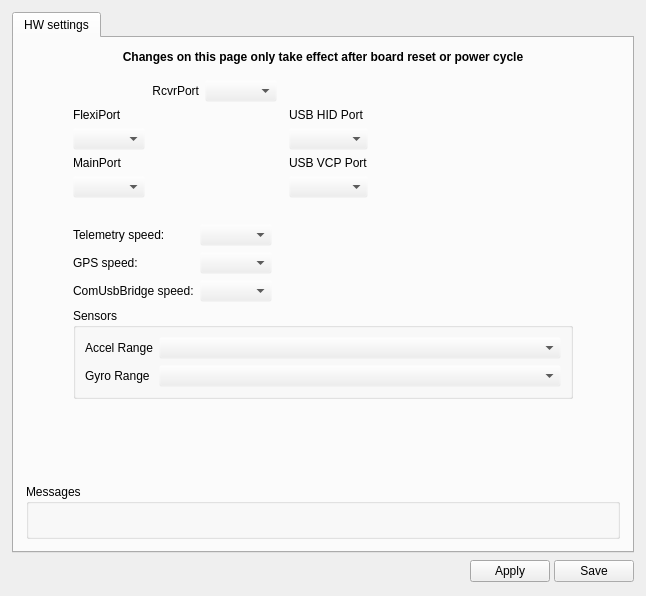
<?xml version="1.0" encoding="UTF-8"?>
<ui version="4.0">
 <class>CC_HW_Widget</class>
 <widget class="QWidget" name="CC_HW_Widget">
  <property name="geometry">
   <rect>
    <x>0</x>
    <y>0</y>
    <width>646</width>
    <height>596</height>
   </rect>
  </property>
  <property name="windowTitle">
   <string>Form</string>
  </property>
  <layout class="QVBoxLayout" name="verticalLayout">
   <property name="margin">
    <number>12</number>
   </property>
   <item>
    <widget class="QTabWidget" name="tabWidget">
     <property name="currentIndex">
      <number>0</number>
     </property>
     <widget class="QWidget" name="tab">
      <attribute name="title">
       <string>HW settings</string>
      </attribute>
      <layout class="QVBoxLayout" name="verticalLayout_3">
       <property name="margin">
        <number>0</number>
       </property>
       <item>
        <widget class="QScrollArea" name="scrollArea">
         <property name="palette">
          <palette>
           <active>
            <colorrole role="Base">
             <brush brushstyle="SolidPattern">
              <color alpha="255">
               <red>255</red>
               <green>255</green>
               <blue>255</blue>
              </color>
             </brush>
            </colorrole>
            <colorrole role="Window">
             <brush brushstyle="SolidPattern">
              <color alpha="0">
               <red>232</red>
               <green>232</green>
               <blue>232</blue>
              </color>
             </brush>
            </colorrole>
           </active>
           <inactive>
            <colorrole role="Base">
             <brush brushstyle="SolidPattern">
              <color alpha="255">
               <red>255</red>
               <green>255</green>
               <blue>255</blue>
              </color>
             </brush>
            </colorrole>
            <colorrole role="Window">
             <brush brushstyle="SolidPattern">
              <color alpha="0">
               <red>232</red>
               <green>232</green>
               <blue>232</blue>
              </color>
             </brush>
            </colorrole>
           </inactive>
           <disabled>
            <colorrole role="Base">
             <brush brushstyle="SolidPattern">
              <color alpha="0">
               <red>232</red>
               <green>232</green>
               <blue>232</blue>
              </color>
             </brush>
            </colorrole>
            <colorrole role="Window">
             <brush brushstyle="SolidPattern">
              <color alpha="0">
               <red>232</red>
               <green>232</green>
               <blue>232</blue>
              </color>
             </brush>
            </colorrole>
           </disabled>
          </palette>
         </property>
         <property name="frameShape">
          <enum>QFrame::NoFrame</enum>
         </property>
         <property name="frameShadow">
          <enum>QFrame::Plain</enum>
         </property>
         <property name="widgetResizable">
          <bool>true</bool>
         </property>
         <widget class="QWidget" name="tab_HardwareSettings">
          <property name="geometry">
           <rect>
            <x>0</x>
            <y>0</y>
            <width>601</width>
            <height>528</height>
           </rect>
          </property>
          <layout class="QGridLayout" name="gridLayout_3">
           <property name="margin">
            <number>12</number>
           </property>
           <item row="3" column="1">
            <layout class="QHBoxLayout" name="horizontalLayout">
             <item>
              <layout class="QGridLayout" name="gridLayout_2">
               <item row="0" column="0">
                <widget class="QLabel" name="telemetrySpeedLabel">
                 <property name="text">
                  <string>Telemetry speed:</string>
                 </property>
                </widget>
               </item>
               <item row="1" column="0">
                <widget class="QLabel" name="GpsSpeedLabel">
                 <property name="minimumSize">
                  <size>
                   <width>55</width>
                   <height>0</height>
                  </size>
                 </property>
                 <property name="text">
                  <string>GPS speed:</string>
                 </property>
                </widget>
               </item>
               <item row="2" column="0">
                <widget class="QLabel" name="ComUsbBridgeSpeedLabel">
                 <property name="minimumSize">
                  <size>
                   <width>55</width>
                   <height>0</height>
                  </size>
                 </property>
                 <property name="text">
                  <string>ComUsbBridge speed:</string>
                 </property>
                </widget>
               </item>
               <item row="0" column="1">
                <widget class="QComboBox" name="telemetrySpeed">
                 <property name="toolTip">
                  <string>Select the speed here.</string>
                 </property>
                </widget>
               </item>
               <item row="1" column="1">
                <widget class="QComboBox" name="gpsSpeed">
                 <property name="toolTip">
                  <string>Select the speed here.</string>
                 </property>
                </widget>
               </item>
               <item row="2" column="1">
                <widget class="QComboBox" name="comUsbBridgeSpeed">
                 <property name="toolTip">
                  <string>Select the speed here.</string>
                 </property>
                </widget>
               </item>
              </layout>
             </item>
             <item>
              <spacer name="horizontalSpacer_3">
               <property name="orientation">
                <enum>Qt::Horizontal</enum>
               </property>
               <property name="sizeHint" stdset="0">
                <size>
                 <width>40</width>
                 <height>20</height>
                </size>
               </property>
              </spacer>
             </item>
            </layout>
           </item>
           <item row="6" column="0" colspan="3">
            <widget class="QGroupBox" name="groupBox_2">
             <property name="sizePolicy">
              <sizepolicy hsizetype="Preferred" vsizetype="Minimum">
               <horstretch>0</horstretch>
               <verstretch>0</verstretch>
              </sizepolicy>
             </property>
             <property name="minimumSize">
              <size>
               <width>0</width>
               <height>50</height>
              </size>
             </property>
             <property name="title">
              <string>Messages</string>
             </property>
             <layout class="QHBoxLayout" name="horizontalLayout_3">
              <item>
               <widget class="QLabel" name="problems">
                <property name="font">
                 <font>
                  <weight>75</weight>
                  <bold>true</bold>
                 </font>
                </property>
                <property name="text">
                 <string/>
                </property>
                <property name="textFormat">
                 <enum>Qt::AutoText</enum>
                </property>
                <property name="wordWrap">
                 <bool>true</bool>
                </property>
               </widget>
              </item>
             </layout>
            </widget>
           </item>
           <item row="0" column="1">
            <widget class="QLabel" name="label_6">
             <property name="sizePolicy">
              <sizepolicy hsizetype="Preferred" vsizetype="Preferred">
               <horstretch>0</horstretch>
               <verstretch>0</verstretch>
              </sizepolicy>
             </property>
             <property name="minimumSize">
              <size>
               <width>500</width>
               <height>0</height>
              </size>
             </property>
             <property name="maximumSize">
              <size>
               <width>500</width>
               <height>16777215</height>
              </size>
             </property>
             <property name="font">
              <font>
               <weight>75</weight>
               <bold>true</bold>
              </font>
             </property>
             <property name="text">
              <string>Changes on this page only take effect after board reset or power cycle</string>
             </property>
             <property name="alignment">
              <set>Qt::AlignCenter</set>
             </property>
             <property name="wordWrap">
              <bool>true</bool>
             </property>
            </widget>
           </item>
           <item row="5" column="1">
            <spacer name="verticalSpacer">
             <property name="orientation">
              <enum>Qt::Vertical</enum>
             </property>
             <property name="sizeHint" stdset="0">
              <size>
               <width>20</width>
               <height>25</height>
              </size>
             </property>
            </spacer>
           </item>
           <item row="2" column="1">
            <layout class="QGridLayout" name="gridLayout" rowstretch="0,0,0,0,0,0">
             <item row="5" column="0">
              <widget class="QLabel" name="label_4">
               <property name="text">
                <string/>
               </property>
              </widget>
             </item>
             <item row="2" column="0">
              <widget class="QComboBox" name="cbFlexi"/>
             </item>
             <item row="1" column="4">
              <widget class="QLabel" name="label_8">
               <property name="text">
                <string>USB HID Port</string>
               </property>
               <property name="alignment">
                <set>Qt::AlignBottom|Qt::AlignLeading|Qt::AlignLeft</set>
               </property>
              </widget>
             </item>
             <item row="4" column="0">
              <widget class="QComboBox" name="cbTele"/>
             </item>
             <item row="1" column="1" rowspan="5" colspan="3">
              <widget class="QLabel" name="label_2">
               <property name="text">
                <string/>
               </property>
              </widget>
             </item>
             <item row="0" column="2">
              <widget class="QComboBox" name="cbRcvr"/>
             </item>
             <item row="3" column="0">
              <widget class="QLabel" name="label_3">
               <property name="text">
                <string>MainPort</string>
               </property>
               <property name="alignment">
                <set>Qt::AlignBottom|Qt::AlignLeading|Qt::AlignLeft</set>
               </property>
              </widget>
             </item>
             <item row="2" column="4">
              <widget class="QComboBox" name="cbUsbHid"/>
             </item>
             <item row="4" column="4">
              <widget class="QComboBox" name="cbUsbVcp"/>
             </item>
             <item row="1" column="0">
              <widget class="QLabel" name="label_5">
               <property name="text">
                <string>FlexiPort</string>
               </property>
               <property name="alignment">
                <set>Qt::AlignBottom|Qt::AlignLeading|Qt::AlignLeft</set>
               </property>
              </widget>
             </item>
             <item row="3" column="4">
              <widget class="QLabel" name="label_9">
               <property name="text">
                <string>USB VCP Port</string>
               </property>
               <property name="alignment">
                <set>Qt::AlignBottom|Qt::AlignLeading|Qt::AlignLeft</set>
               </property>
              </widget>
             </item>
             <item row="0" column="1">
              <widget class="QLabel" name="label_7">
               <property name="text">
                <string>RcvrPort</string>
               </property>
               <property name="alignment">
                <set>Qt::AlignRight|Qt::AlignTrailing|Qt::AlignVCenter</set>
               </property>
              </widget>
             </item>
             <item row="2" column="5">
              <spacer name="horizontalSpacer_2">
               <property name="orientation">
                <enum>Qt::Horizontal</enum>
               </property>
               <property name="sizeHint" stdset="0">
                <size>
                 <width>40</width>
                 <height>20</height>
                </size>
               </property>
              </spacer>
             </item>
            </layout>
           </item>
           <item row="2" column="0">
            <spacer name="horizontalSpacer_4">
             <property name="orientation">
              <enum>Qt::Horizontal</enum>
             </property>
             <property name="sizeHint" stdset="0">
              <size>
               <width>40</width>
               <height>20</height>
              </size>
             </property>
            </spacer>
           </item>
           <item row="1" column="1">
            <spacer name="verticalSpacer_2">
             <property name="orientation">
              <enum>Qt::Vertical</enum>
             </property>
             <property name="sizeType">
              <enum>QSizePolicy::Fixed</enum>
             </property>
             <property name="sizeHint" stdset="0">
              <size>
               <width>20</width>
               <height>10</height>
              </size>
             </property>
            </spacer>
           </item>
           <item row="2" column="2">
            <spacer name="horizontalSpacer_5">
             <property name="orientation">
              <enum>Qt::Horizontal</enum>
             </property>
             <property name="sizeHint" stdset="0">
              <size>
               <width>40</width>
               <height>20</height>
              </size>
             </property>
            </spacer>
           </item>
           <item row="4" column="1">
            <widget class="QGroupBox" name="groupBox">
             <property name="title">
              <string>Sensors</string>
             </property>
             <layout class="QFormLayout" name="formLayout">
              <item row="0" column="0">
               <widget class="QLabel" name="label">
                <property name="text">
                 <string>Accel Range</string>
                </property>
               </widget>
              </item>
              <item row="0" column="1">
               <widget class="QComboBox" name="comboBoxAccelRange">
                <property name="objrelation" stdset="0">
                 <stringlist>
                  <string>objname:HwCopterControl</string>
                  <string>fieldname:AccelRange</string>
                  <string>buttongroup:1</string>
                 </stringlist>
                </property>
               </widget>
              </item>
              <item row="1" column="0">
               <widget class="QLabel" name="label_10">
                <property name="text">
                 <string>Gyro Range</string>
                </property>
               </widget>
              </item>
              <item row="1" column="1">
               <widget class="QComboBox" name="comboBoxGyroRange">
                <property name="objrelation" stdset="0">
                 <stringlist>
                  <string>objname:HwCopterControl</string>
                  <string>fieldname:GyroRange</string>
                  <string>buttongroup:1</string>
                 </stringlist>
                </property>
               </widget>
              </item>
             </layout>
            </widget>
           </item>
          </layout>
         </widget>
        </widget>
       </item>
      </layout>
     </widget>
    </widget>
   </item>
   <item>
    <layout class="QHBoxLayout" name="horizontalLayout_2">
     <property name="spacing">
      <number>4</number>
     </property>
     <item>
      <spacer name="horizontalSpacer">
       <property name="orientation">
        <enum>Qt::Horizontal</enum>
       </property>
       <property name="sizeHint" stdset="0">
        <size>
         <width>369</width>
         <height>20</height>
        </size>
       </property>
      </spacer>
     </item>
     <item>
      <widget class="QPushButton" name="cchwHelp">
       <property name="sizePolicy">
        <sizepolicy hsizetype="Fixed" vsizetype="Fixed">
         <horstretch>0</horstretch>
         <verstretch>0</verstretch>
        </sizepolicy>
       </property>
       <property name="minimumSize">
        <size>
         <width>25</width>
         <height>25</height>
        </size>
       </property>
       <property name="maximumSize">
        <size>
         <width>25</width>
         <height>25</height>
        </size>
       </property>
       <property name="toolTip">
        <string>Takes you to the wiki page</string>
       </property>
       <property name="text">
        <string/>
       </property>
       <property name="icon">
        <iconset resource="../coreplugin/core.qrc">
         <normaloff>:/core/images/helpicon.svg</normaloff>:/core/images/helpicon.svg</iconset>
       </property>
       <property name="iconSize">
        <size>
         <width>25</width>
         <height>25</height>
        </size>
       </property>
       <property name="flat">
        <bool>true</bool>
       </property>
      </widget>
     </item>
     <item>
      <widget class="QPushButton" name="saveTelemetryToRAM">
       <property name="minimumSize">
        <size>
         <width>0</width>
         <height>0</height>
        </size>
       </property>
       <property name="maximumSize">
        <size>
         <width>16777215</width>
         <height>16777215</height>
        </size>
       </property>
       <property name="palette">
        <palette>
         <active>
          <colorrole role="Base">
           <brush brushstyle="SolidPattern">
            <color alpha="0">
             <red>255</red>
             <green>255</green>
             <blue>255</blue>
            </color>
           </brush>
          </colorrole>
          <colorrole role="Window">
           <brush brushstyle="SolidPattern">
            <color alpha="255">
             <red>232</red>
             <green>232</green>
             <blue>232</blue>
            </color>
           </brush>
          </colorrole>
         </active>
         <inactive>
          <colorrole role="Base">
           <brush brushstyle="SolidPattern">
            <color alpha="0">
             <red>255</red>
             <green>255</green>
             <blue>255</blue>
            </color>
           </brush>
          </colorrole>
          <colorrole role="Window">
           <brush brushstyle="SolidPattern">
            <color alpha="255">
             <red>232</red>
             <green>232</green>
             <blue>232</blue>
            </color>
           </brush>
          </colorrole>
         </inactive>
         <disabled>
          <colorrole role="Base">
           <brush brushstyle="SolidPattern">
            <color alpha="255">
             <red>232</red>
             <green>232</green>
             <blue>232</blue>
            </color>
           </brush>
          </colorrole>
          <colorrole role="Window">
           <brush brushstyle="SolidPattern">
            <color alpha="255">
             <red>232</red>
             <green>232</green>
             <blue>232</blue>
            </color>
           </brush>
          </colorrole>
         </disabled>
        </palette>
       </property>
       <property name="toolTip">
        <string>Send to flight controller but don't write to non volatile memory.
Beware of not locking yourself out!</string>
       </property>
       <property name="autoFillBackground">
        <bool>false</bool>
       </property>
       <property name="styleSheet">
        <string notr="true"/>
       </property>
       <property name="text">
        <string>Apply</string>
       </property>
       <property name="iconSize">
        <size>
         <width>16</width>
         <height>16</height>
        </size>
       </property>
       <property name="checkable">
        <bool>false</bool>
       </property>
      </widget>
     </item>
     <item>
      <widget class="QPushButton" name="saveTelemetryToSD">
       <property name="minimumSize">
        <size>
         <width>0</width>
         <height>0</height>
        </size>
       </property>
       <property name="maximumSize">
        <size>
         <width>16777215</width>
         <height>16777215</height>
        </size>
       </property>
       <property name="toolTip">
        <string>Applies and Saves all settings to SD.
Beware of not locking yourself out!</string>
       </property>
       <property name="autoFillBackground">
        <bool>false</bool>
       </property>
       <property name="styleSheet">
        <string notr="true"/>
       </property>
       <property name="text">
        <string>Save</string>
       </property>
      </widget>
     </item>
    </layout>
   </item>
  </layout>
 </widget>
 <resources>
  <include location="../coreplugin/core.qrc"/>
 </resources>
 <connections/>
</ui>
